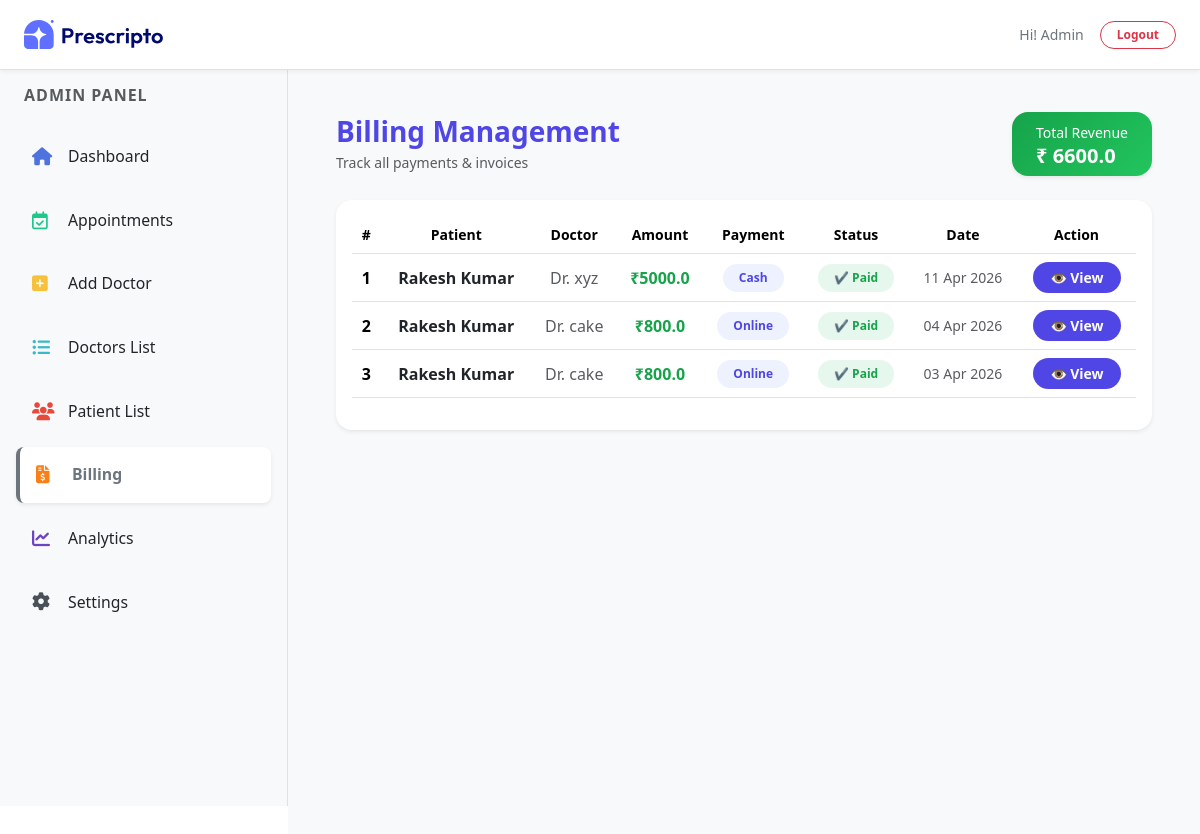
Page /billing/ (signed in) on the earlier database version.
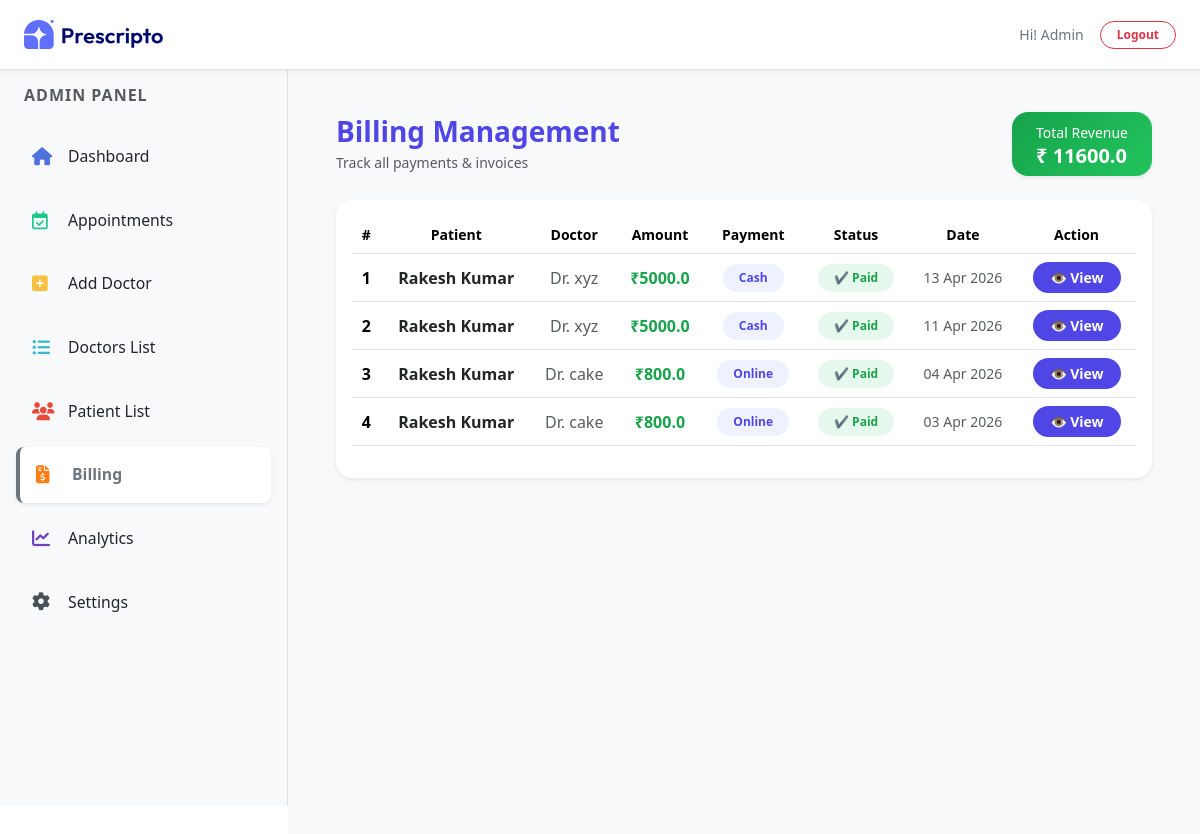
Same page on the later database version.
### appointment/models.py (models this page shows, shortened)
class Billing(models.Model):
    PAYMENT_STATUS = (
        ('Paid', 'Paid'),
        ('Unpaid', 'Unpaid'),
    )
    appointment = models.OneToOneField(Appointment, on_delete=models.CASCADE)
    amount = models.FloatField()
    payment_status = models.CharField(max_length=10, choices=PAYMENT_STATUS, default='Unpaid')
    created_at = models.DateTimeField(auto_now_add=True)

class Appointment(models.Model):
    STATUS_CHOICES = (
        ('Pending', 'Pending'),
        ('Approved', 'Approved'),
        ('Cancelled', 'Cancelled'),
    )
    PAYMENT_METHOD = (
        ('Cash', 'Cash'),
        ('Online', 'Online'),
    )
    user = models.ForeignKey(
        Patients,
        on_delete=models.CASCADE,
        related_name='appointments'
    )
    doctor = models.ForeignKey(Doctor, on_delete=models.CASCADE)
    appointment_date = models.DateField()
    appointment_time = models.TimeField()
    status = models.CharField(max_length=10, choices=STATUS_CHOICES, default='Pending')
    payment_method = models.CharField(max_length=10, choices=PAYMENT_METHOD, default='Cash')
    is_billed = models.BooleanField(default=False)
    created_at = models.DateTimeField(auto_now_add=True)

class Patients(models.Model):
    username = models.CharField(max_length=100)
    email = models.EmailField()
    password = models.CharField(max_length=100)
    phone = models.CharField(max_length=15, blank=True)
    city = models.CharField(max_length=100, blank=True)
    address = models.TextField(blank=True)
    profile_image = CloudinaryField('image', folder='patients_image')

class Doctor(models.Model):
    image = CloudinaryField('image', folder='doctor_image')
    name = models.CharField(max_length=100)
    email = models.EmailField()
    username = models.CharField(max_length=255, unique=True)
    password = models.CharField(max_length=100)
    experience = models.IntegerField()
    fees = models.FloatField()
    category = models.ForeignKey(Category, on_delete=models.CASCADE)
    degree = models.CharField(max_length=50)
    about = models.TextField()
    address = models.TextField()
    available = models.BooleanField(default=True)

### appointment/views.py (the view)
# urls.py: path('billing/', views.billing, name='billing'),
@login_required(login_url='/dash_login')
@staff_member_required
def billing(request):
    bills = Billing.objects.select_related(
        'appointment__user',
        'appointment__doctor'
    ).order_by('-created_at')
    total_revenue = bills.filter(
        payment_status='Paid'
    ).aggregate(total=Sum('amount'))['total'] or 0
    context = {
        'bills': bills,
        'total_revenue': total_revenue,
        'action': 'billing',
        "role": "admin"
    }
    return render(request, 'dashboard/billing.html', context)

### templates/dashboard/billing.html (shortened to what this page needs)
{% extends "dashboard/layout.html" %}
{% load static %}
{% block contant %}
<section class="p-5 bg-light" style="width: 100%; min-height:100vh; margin-top: 64px; margin-left: 18rem; padding: 20px;">
    <div class="d-flex justify-content-between align-items-center mb-4" data-aos="fade-down">
        <div>
            <h3 class="fw-bold mb-1" style="color:#4f46e5;">Billing Management</h3>
            <p class="text-muted small mb-0">Track all payments & invoices</p>
        </div>
        <div class="px-4 py-2 rounded-4 text-white shadow-sm"
            style="background: linear-gradient(135deg,#16a34a,#22c55e);">
            <small>Total Revenue</small>
            <h5 class="mb-0 fw-bold">₹ {{ total_revenue|default:"0" }}</h5>
        </div>
    </div>
    <div class="bg-white rounded-4 shadow-sm p-3" data-aos="fade-up">
        <div class="table-responsive">
            <table class="table align-middle text-center">
                <thead style="background:#f1f5f9;">
                    <tr class="text-secondary small">
                        <th>#</th>
                        <th>Patient</th>
                        <th>Doctor</th>
                        <th>Amount</th>
                        <th>Payment</th>
                        <th>Status</th>
                        <th>Date</th>
                        <th>Action</th>
                    </tr>
                </thead>
                <tbody>
                    {% for bill in bills %}
                    <tr style="transition:0.3s;"
                        onmouseover="this.style.background='#f9fafb'"
                        onmouseout="this.style.background=''">
                        <td class="fw-semibold">{{ forloop.counter }}</td>
                        <td class="fw-semibold text-dark">
                            {{ bill.appointment.user.username }}
                        </td>
                        <td class="text-muted">
                            Dr. {{ bill.appointment.doctor.name }}
                        </td>
                        <td class="fw-bold" style="color:#16a34a;">
                            ₹{{ bill.amount }}
                        </td>
                        <td>
                            <span class="badge px-3 py-2 rounded-pill"
                                style="background:#eef2ff; color:#4f46e5;">
                                {{ bill.appointment.payment_method }}
                            </span>
                        </td>
                        <td>
                            {% if bill.payment_status == 'Paid' %}
                                <span class="badge px-3 py-2 rounded-pill"
                                    style="background:#e6f7ee; color:#16a34a;">
                                    ✔ Paid
                                </span>
                            {% else %}
                                <span class="badge px-3 py-2 rounded-pill"
                                    style="background:#ffeaea; color:#dc2626;">
                                    ✖ Unpaid
                                </span>
                            {% endif %}
                        </td>
                        <td class="text-muted small">
                            {{ bill.created_at|date:"d M Y" }}
                        </td>
                        <td>
                            <a href="{% url 'billing_invoice' bill.id %}"
                                class="btn btn-sm rounded-pill px-3 fw-semibold"
                                style="background:#4f46e5; color:white; transition:0.3s;"
                                onmouseover="this.style.background='#4338ca'"
                                onmouseout="this.style.background='#4f46e5'" target="_blank">
                                👁 View
                            </a>
                        </td>
                    </tr>
                    {% endfor %}
                </tbody>
            </table>
        </div>
    </div>
</section>
{% endblock contant %}

### templates/dashboard/layout.html (shortened to what this page needs)
<!DOCTYPE html>
<html lang="en">
<head>
    <link href="https://cdn.jsdelivr.net/npm/bootstrap@5.3.3/dist/css/bootstrap.min.css" rel="stylesheet" />
    <link href="https://cdnjs.cloudflare.com/ajax/libs/font-awesome/5.15.3/css/all.min.css" rel="stylesheet" />
    <link rel="stylesheet" href="https://cdnjs.cloudflare.com/ajax/libs/font-awesome/6.7.2/css/all.min.css" />
    <link href="https://unpkg.com/aos@2.3.4/dist/aos.css" rel="stylesheet">
</head>
    {% load static %}
    <body>
        <header class="d-flex justify-content-between align-items-center border-bottom bg-white px-4"
                style="height: 70px; position: fixed; top: 0; width: 100%; z-index: 1050; box-shadow: 0 2px 4px rgba(0,0,0,0.05);">
            <div class="d-flex align-items-center">
                <a href="{% url 'dash_admin' %}">
                    <img src="{% static 'assets/assets_frontend/logo.svg' %}" alt="Logo" style="width: 140px;">
                </a>
            </div>
            <div class="d-flex align-items-center gap-3 text-secondary small">
                {% if role == 'admin' %}
                    <span class="text-capitalize fw-medium">Hi! {{ request.session.username }}</span>
                {% else %}
                    <span class="fw-medium">Hi! {{ doctor.name }}</span>
                {% endif %}
                <a href="{% url 'dash_logout' %}" class="btn btn-outline-danger btn-sm rounded-pill px-3 py-1 fw-bold" style="font-size: 12px;">Logout</a>
            </div>
        </header>
        <main class="d-flex" style="min-height: calc(100vh - 64px);">
            {% if role == 'admin' %}
                <nav id="sidebar" class="border-end bg-light p-3"
                    style="width: 18rem; height: calc(100vh - 64px); position: fixed; top: 70px; left: 0; z-index: 1000; overflow-y: auto;">
                    <div class="mb-4 ps-2">
                        <h6 class="text-uppercase text-muted fw-bold" style="letter-spacing: 1px; font-size: 1rem;">Admin Panel</h6>
                    </div>
                    <a href="{% url 'dash_admin' %}"
                    class="nav-link d-flex align-items-center gap-3 p-3 rounded-3 mb-2 {% if action == 'admin' %}bg-white shadow-sm border-start border-4 border-primary fw-bold text-primary{% else %}text-dark{% endif %}"
                    style="transition: 0.3s; font-size: 18px; text-decoration: none;">
                        <i class="fa-solid fa-house" style="color: #4e73df; width: 20px;"></i>
                        <span class="small">Dashboard</span>
                    </a>
                    <a href="{% url 'appointments' %}"
                    class="nav-link d-flex align-items-center gap-3 p-3 rounded-3 mb-2 {% if action == 'appointments' %}bg-white shadow-sm border-start border-4 border-success fw-bold text-success{% else %}text-dark{% endif %}"
                    style="transition: 0.3s; font-size: 18px; text-decoration: none;">
                        <i class="fa-regular fa-calendar-check" style="color: #1cc88a; width: 20px;"></i>
                        <span class="small">Appointments</span>
                    </a>
                    <a href="{% url 'add_doctor' %}"
                    class="nav-link d-flex align-items-center gap-3 p-3 rounded-3 mb-2 {% if action == 'add_doctor' %}bg-white shadow-sm border-start border-4 border-warning fw-bold text-warning{% else %}text-dark{% endif %}"
                    style="transition: 0.3s; font-size: 18px; text-decoration: none;">
                        <i class="fas fa-plus-square" style="color: #f6c23e; width: 20px;"></i>
                        <span class="small">Add Doctor</span>
                    </a>
                    <a href="{% url 'doctor_list' %}"
                    class="nav-link d-flex align-items-center gap-3 p-3 rounded-3 mb-2 {% if action == 'doctor_list' %}bg-white shadow-sm border-start border-4 border-info fw-bold text-info{% else %}text-dark{% endif %}"
                    style="transition: 0.3s; font-size: 18px; text-decoration: none;">
                        <i class="fas fa-list-ul" style="color: #36b9cc; width: 20px;"></i>
                        <span class="small">Doctors List</span>
                    </a>
                    <a href="{% url 'patient_list' %}"
                    class="nav-link d-flex align-items-center gap-3 p-3 rounded-3 mb-2 {% if action == 'patient_list' %}bg-white shadow-sm border-start border-4 border-danger fw-bold text-danger{% else %}text-dark{% endif %}"
                    style="transition: 0.3s; font-size: 18px; text-decoration: none;">
                        <i class="fa-solid fa-users" style="color: #e74a3b; width: 20px;"></i>
                        <span class="small">Patient List</span>
                    </a>
                    <a href="{% url 'billing' %}"
                    class="nav-link d-flex align-items-center gap-3 p-3 rounded-3 mb-2 {% if action == 'billing' %}bg-white shadow-sm border-start border-4 border-secondary fw-bold text-secondary{% else %}text-dark{% endif %}"
                    style="transition: 0.3s; font-size: 18px; text-decoration: none;">
                        <i class="fa-solid fa-file-invoice-dollar" style="color: #fd7e14; width: 20px;"></i>
                        <span class="small">Billing</span>
                    </a>
                    <a href="{% url 'analytics' %}"
                    class="nav-link d-flex align-items-center gap-3 p-3 rounded-3 mb-2 {% if action == 'analytics' %}bg-white shadow-sm border-start border-4 border-dark fw-bold text-dark{% else %}text-dark{% endif %}"
                    style="transition: 0.3s; font-size: 18px; text-decoration: none;">
                        <i class="fa-solid fa-chart-line" style="color: #6f42c1; width: 20px;"></i>
                        <span class="small">Analytics</span>
                    </a>
                    <a href="{% url 'settings' %}"
                    class="nav-link d-flex align-items-center gap-3 p-3 rounded-3 mb-2 {% if action == 'settings' %}bg-white shadow-sm border-start border-4 border-secondary fw-bold text-secondary{% else %}text-dark{% endif %}"
                    style="transition: 0.3s; font-size: 18px; text-decoration: none;">
                        <i class="fa-solid fa-gear" style="color: #495057; width: 20px;"></i>
                        <span class="small">Settings</span>
                    </a>
                </nav>
            {% endif %}
            {% block contant %}
            {% endblock %}
        </main>
    </body>
</html>

Differences in the rows shown:
added Billing: appointment.user.username "Rakesh Kumar", appointment.doctor.name "xyz", amount "5000.0", appointment.payment_method "Cash", payment_status "✔ Paid", created_at "13 Apr 2026"
Other differences:
{{ total_revenue|default:"0" }}: "6600.0" → "11600.0"
